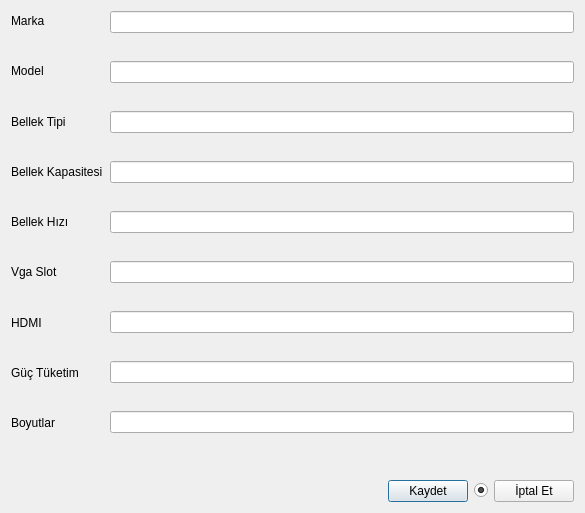
<?xml version="1.0" encoding="UTF-8"?>
<ui version="4.0">
 <class>TKNEkranKartiPencere</class>
 <widget class="QDialog" name="TKNEkranKartiPencere">
  <property name="geometry">
   <rect>
    <x>0</x>
    <y>0</y>
    <width>585</width>
    <height>513</height>
   </rect>
  </property>
  <property name="windowTitle">
   <string>Dialog</string>
  </property>
  <layout class="QVBoxLayout" name="verticalLayout_3">
   <item>
    <layout class="QHBoxLayout" name="horizontalLayout">
     <property name="spacing">
      <number>7</number>
     </property>
     <item>
      <layout class="QVBoxLayout" name="verticalLayout_2">
       <property name="spacing">
        <number>30</number>
       </property>
       <item>
        <widget class="QLabel" name="label">
         <property name="text">
          <string>Marka</string>
         </property>
         <property name="buddy">
          <cstring>lineEdit</cstring>
         </property>
        </widget>
       </item>
       <item>
        <widget class="QLabel" name="label_2">
         <property name="text">
          <string>Model</string>
         </property>
         <property name="buddy">
          <cstring>lineEdit_2</cstring>
         </property>
        </widget>
       </item>
       <item>
        <widget class="QLabel" name="label_3">
         <property name="text">
          <string>Bellek Tipi</string>
         </property>
         <property name="buddy">
          <cstring>lineEdit_3</cstring>
         </property>
        </widget>
       </item>
       <item>
        <widget class="QLabel" name="label_4">
         <property name="text">
          <string>Bellek Kapasitesi</string>
         </property>
         <property name="buddy">
          <cstring>lineEdit_4</cstring>
         </property>
        </widget>
       </item>
       <item>
        <widget class="QLabel" name="label_5">
         <property name="text">
          <string>Bellek Hızı</string>
         </property>
         <property name="buddy">
          <cstring>lineEdit_5</cstring>
         </property>
        </widget>
       </item>
       <item>
        <widget class="QLabel" name="label_6">
         <property name="text">
          <string>Vga Slot</string>
         </property>
         <property name="buddy">
          <cstring>lineEdit_6</cstring>
         </property>
        </widget>
       </item>
       <item>
        <widget class="QLabel" name="label_7">
         <property name="text">
          <string>HDMI</string>
         </property>
         <property name="buddy">
          <cstring>lineEdit_7</cstring>
         </property>
        </widget>
       </item>
       <item>
        <widget class="QLabel" name="label_9">
         <property name="text">
          <string>Güç Tüketim</string>
         </property>
         <property name="buddy">
          <cstring>lineEdit_9</cstring>
         </property>
        </widget>
       </item>
       <item>
        <widget class="QLabel" name="label_10">
         <property name="text">
          <string>Boyutlar</string>
         </property>
         <property name="buddy">
          <cstring>lineEdit_10</cstring>
         </property>
        </widget>
       </item>
      </layout>
     </item>
     <item>
      <layout class="QVBoxLayout" name="verticalLayout">
       <property name="spacing">
        <number>28</number>
       </property>
       <item>
        <widget class="QLineEdit" name="lineEdit"/>
       </item>
       <item>
        <widget class="QLineEdit" name="lineEdit_2"/>
       </item>
       <item>
        <widget class="QLineEdit" name="lineEdit_3"/>
       </item>
       <item>
        <widget class="QLineEdit" name="lineEdit_4"/>
       </item>
       <item>
        <widget class="QLineEdit" name="lineEdit_5"/>
       </item>
       <item>
        <widget class="QLineEdit" name="lineEdit_6"/>
       </item>
       <item>
        <widget class="QLineEdit" name="lineEdit_7"/>
       </item>
       <item>
        <widget class="QLineEdit" name="lineEdit_9"/>
       </item>
       <item>
        <widget class="QLineEdit" name="lineEdit_10"/>
       </item>
      </layout>
     </item>
    </layout>
   </item>
   <item>
    <spacer name="verticalSpacer">
     <property name="orientation">
      <enum>Qt::Vertical</enum>
     </property>
     <property name="sizeHint" stdset="0">
      <size>
       <width>20</width>
       <height>40</height>
      </size>
     </property>
    </spacer>
   </item>
   <item>
    <layout class="QHBoxLayout" name="horizontalLayout_2">
     <item>
      <spacer name="horizontalSpacer">
       <property name="orientation">
        <enum>Qt::Horizontal</enum>
       </property>
       <property name="sizeHint" stdset="0">
        <size>
         <width>40</width>
         <height>20</height>
        </size>
       </property>
      </spacer>
     </item>
     <item>
      <widget class="QPushButton" name="pushButton">
       <property name="text">
        <string>Kaydet</string>
       </property>
      </widget>
     </item>
     <item>
      <widget class="QRadioButton" name="radioButton">
       <property name="text">
        <string/>
       </property>
       <property name="checked">
        <bool>true</bool>
       </property>
      </widget>
     </item>
     <item>
      <widget class="QPushButton" name="pushButton_2">
       <property name="text">
        <string>İptal Et</string>
       </property>
      </widget>
     </item>
    </layout>
   </item>
  </layout>
 </widget>
 <resources/>
 <connections>
  <connection>
   <sender>pushButton</sender>
   <signal>clicked()</signal>
   <receiver>TKNEkranKartiPencere</receiver>
   <slot>accept()</slot>
   <hints>
    <hint type="sourcelabel">
     <x>404</x>
     <y>486</y>
    </hint>
    <hint type="destinationlabel">
     <x>273</x>
     <y>495</y>
    </hint>
   </hints>
  </connection>
  <connection>
   <sender>pushButton_2</sender>
   <signal>clicked()</signal>
   <receiver>TKNEkranKartiPencere</receiver>
   <slot>reject()</slot>
   <hints>
    <hint type="sourcelabel">
     <x>517</x>
     <y>488</y>
    </hint>
    <hint type="destinationlabel">
     <x>155</x>
     <y>491</y>
    </hint>
   </hints>
  </connection>
 </connections>
</ui>
